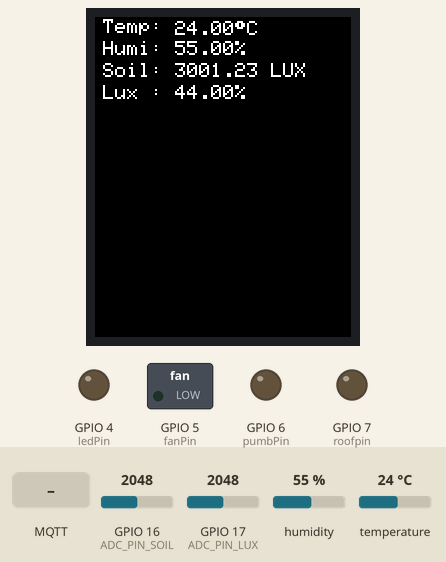
A sketch run on a simulated ESP32-S3. Parts: 128×160 colour display, switched loads named in the sketch (green lamp = pin HIGH), output pins drawn as LEDs (lit = HIGH). Inputs (shaded band) come from the test bench; at power-on: GPIO 16 (ADC_PIN_SOIL) = 2048, GPIO 17 (ADC_PIN_LUX) = 2048, humidity 55 %, temperature 24 °C. No MQTT or app messages arrive unless stated; what the sketch prints to the serial monitor is not drawn.

Above: at 5.6 s.
5.7 s: MQTT message "on_led" arrives on the first subscribed topic
At 6.6 s:
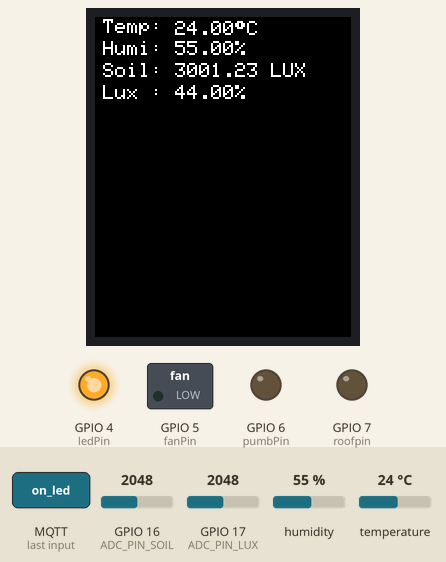
7.2 s: MQTT message "on_fan" arrives on the first subscribed topic
At 7.8 s:
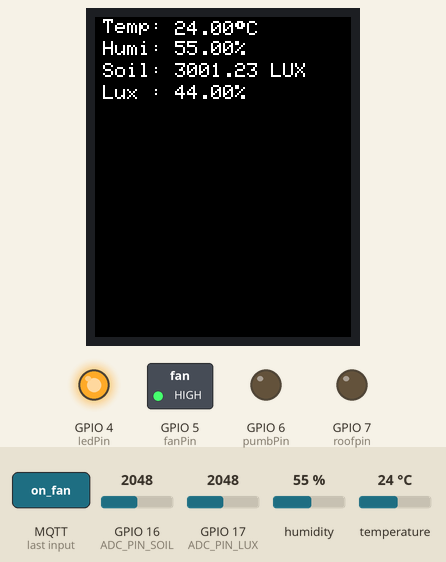
8.7 s: MQTT message "off_led" arrives on the first subscribed topic
At 9.9 s:
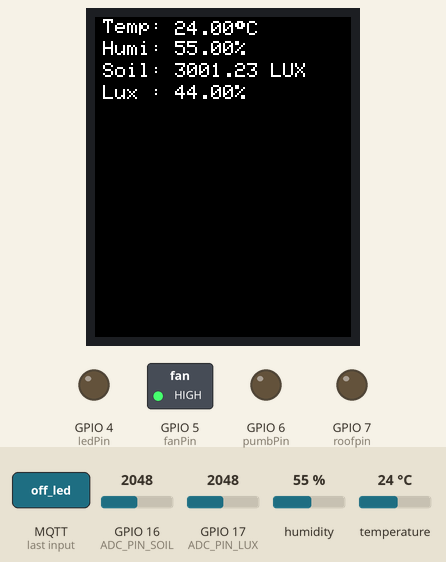
10.2 s: MQTT message "on_pumb" arrives on the first subscribed topic
At 11.3 s:
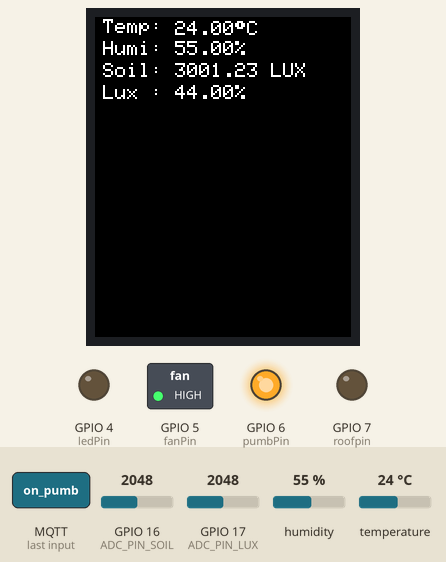
11.7 s: MQTT message "off_fan" arrives on the first subscribed topic
At 12.4 s:
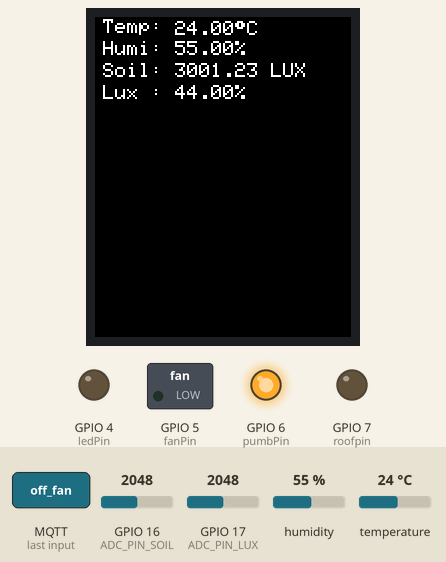
13.2 s: MQTT message "on_roof" arrives on the first subscribed topic
At 13.5 s:
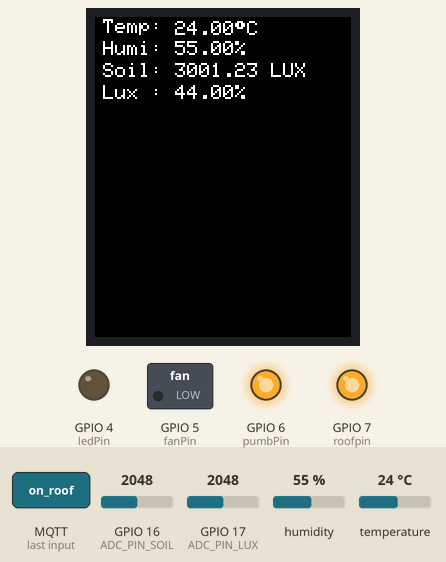
Timing chart, 0 to 15.7 s (numbered marks = the images above; inputs shaded):
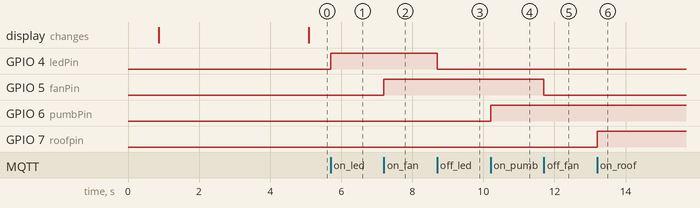

The sketch:

fianl_fucking_new_copy_20251225021341.ino
```cpp
#define TINY_GSM_MODEM_SIM7600

#include <PubSubClient.h>
#include <TinyGsmClient.h>
#include <Adafruit_AHTX0.h>
#include <Wire.h>
#include <Adafruit_ST7735.h>
#include <Adafruit_GFX.h>
#include <SPI.h>

#define SerialMon Serial

#define MODEM_RX 38
#define MODEM_TX 37
HardwareSerial SerialAT(1);

const char apn[]      = "v-internet";
const char gprsUser[] = "";
const char gprsPass[] = "";

const char* mqtt_server = "kiettong.freedynamicdns.org";
const int   mqtt_port   = 1883;

// ====== Topics ======
const char* topicCmd  = "esp32/output";
const char* tTemp     = "esp32/temperature";
const char* tHumi     = "esp32/humidity";
const char* tLux      = "esp32/lux";
const char* tSoil     = "esp32/soil";

TinyGsm modem(SerialAT);
TinyGsmClient gsmClient(modem);
PubSubClient mqtt(gsmClient);

#define TFT_CS   10
#define TFT_RST  3
#define TFT_DC   18
#define TFT_SCLK 13
#define TFT_MOSI 11
Adafruit_ST7735 tft = Adafruit_ST7735(TFT_CS, TFT_DC, TFT_MOSI, TFT_SCLK, TFT_RST);

Adafruit_AHTX0 aht;

const int ADC_PIN_LUX  = 17;
const int ADC_PIN_SOIL = 16;

const float LUX_MIN = 1.0f;
const float LUX_MAX = 6000.0f;
const int AirValue   = 2823;
const int WaterValue = 1081;

const int ledPin  = 4;
const int fanPin  = 5;
const int pumbPin = 6;
const int roofpin = 7;

unsigned long lastMsg = 0;
float temp1, humidity1, glux, gsoil;

float luxFromADC(int val) {
  float lux = (val / 4095.0f) * (LUX_MAX - LUX_MIN) + LUX_MIN;
  if (lux < LUX_MIN) lux = LUX_MIN;
  if (lux > LUX_MAX) lux = LUX_MAX;
  return lux;
}

int soilPercentFromADC(int val) {
  long p = map(val, AirValue, WaterValue, 0, 100);
  if (p < 0) p = 0;
  if (p > 100) p = 100;
  return (int)p;
}

void printText(const char* text, uint16_t color, int x, int y, int textSize) {
  tft.setCursor(x, y);
  tft.setTextColor(color);
  tft.setTextSize(textSize);
  tft.setTextWrap(false);
  tft.print(text);
}

void callback(char* topic, byte* message, unsigned int length) {
  String messageTemp;
  for (unsigned int i = 0; i < length; i++) messageTemp += (char)message[i];

  SerialMon.print("MQTT ["); SerialMon.print(topic); SerialMon.print("] ");
  SerialMon.println(messageTemp);

  if (String(topic) == topicCmd) {
    if (messageTemp == "on_led")      digitalWrite(ledPin, HIGH);
    else if (messageTemp == "off_led") digitalWrite(ledPin, LOW);
    else if (messageTemp == "on_fan")  digitalWrite(fanPin, HIGH);
    else if (messageTemp == "off_fan") digitalWrite(fanPin, LOW);
    else if (messageTemp == "on_pumb") digitalWrite(pumbPin, HIGH);
    else if (messageTemp == "off_pumb")digitalWrite(pumbPin, LOW);
    else if (messageTemp == "on_roof") digitalWrite(roofpin, HIGH);
    else if (messageTemp == "off_roof")digitalWrite(roofpin, LOW);
  }
}

bool ensureGprs() {
  if (!modem.isNetworkConnected()) {
    SerialMon.println("Waiting for network...");
    if (!modem.waitForNetwork(60000L)) return false;
    SerialMon.println("Network OK");
  }
  if (!modem.isGprsConnected()) {
    SerialMon.println("Connecting GPRS...");
    if (!modem.gprsConnect(apn, gprsUser, gprsPass)) return false;
    SerialMon.println("GPRS OK");
  }
  return true;
}

void reconnectMqtt() {
  while (!mqtt.connected()) {
    SerialMon.println("Attempting MQTT connection...");
    String clientId = "ESP32-A7680C-";
    clientId += String((uint32_t)ESP.getEfuseMac(), HEX);

    if (mqtt.connect(clientId.c_str())) {
      SerialMon.println("MQTT connected");
      mqtt.subscribe(topicCmd);
    } else {
      SerialMon.print("MQTT failed, rc=");
      SerialMon.println(mqtt.state());
      delay(3000);
    }
  }
}

void setup() {
  SerialMon.begin(115200);
  delay(200);
  SerialAT.begin(115200, SERIAL_8N1, MODEM_RX, MODEM_TX);
  delay(500);

  SerialMon.println("Restarting modem...");
  modem.restart();
  SerialMon.print("Modem Info: ");
  SerialMon.println(modem.getModemInfo());

  Wire.begin(8, 9);
  if (!aht.begin(&Wire)) {
    SerialMon.println("Could not find AHT30!");
    while (1) delay(10);
  }
  SerialMon.println("AHT30 found");

  // Outputs
  pinMode(ledPin, OUTPUT);  digitalWrite(ledPin, LOW);
  pinMode(fanPin, OUTPUT);  digitalWrite(fanPin, LOW);
  pinMode(pumbPin, OUTPUT); digitalWrite(pumbPin, LOW);
  pinMode(roofpin, OUTPUT); digitalWrite(roofpin, LOW);

  // TFT
  tft.initR(INITR_BLACKTAB);
  tft.fillScreen(ST7735_BLACK);
  printText("Temp: ", ST7735_WHITE, 4, 1, 1);
  printText("Humi: ", ST7735_WHITE, 4, 12, 1);
  printText("Soil: ", ST7735_WHITE, 4, 23, 1);
  printText("Lux : ", ST7735_WHITE, 4, 34, 1);

  // MQTT
  mqtt.setServer(mqtt_server, mqtt_port);
  mqtt.setCallback(callback);
}

void loop() {
  if (!ensureGprs()) {
    SerialMon.println("GPRS not ready, retry...");
    delay(2000);
    return;
  }

  if (!mqtt.connected()) reconnectMqtt();
  mqtt.loop();

  unsigned long now = millis();
  if (now - lastMsg > 5000) {
    lastMsg = now;

    sensors_event_t event_humidity, event_temp;
    aht.getEvent(&event_humidity, &event_temp);
    temp1 = event_temp.temperature;
    humidity1 = event_humidity.relative_humidity;

    int soilRaw = analogRead(ADC_PIN_SOIL);
    gsoil = soilPercentFromADC(soilRaw);
    int luxRaw = analogRead(ADC_PIN_LUX);
    glux = luxFromADC(luxRaw);

    char tempString[12];
    dtostrf(temp1, 1, 2, tempString);
    mqtt.publish(tTemp, tempString);

    tft.fillRect(40, 2, 120, 10, ST7735_BLACK);
    tft.setCursor(40, 2);
    tft.setTextColor(ST7735_WHITE);
    tft.setTextSize(1);
    tft.setTextWrap(false);
    tft.print(tempString);
    tft.print((char)247);
    tft.print("C");

    char humidityString[12];
    dtostrf(humidity1, 1, 2, humidityString);
    mqtt.publish(tHumi, humidityString);

    tft.fillRect(40, 12, 120, 10, ST7735_BLACK);
    tft.setCursor(40, 12);
    tft.setTextColor(ST7735_WHITE);
    tft.setTextSize(1);
    tft.setTextWrap(false);
    tft.print(humidityString);
    tft.print("%");


    char luxString[12];
    dtostrf(glux, 1, 2, luxString);
    mqtt.publish(tLux, luxString);

    tft.fillRect(40, 23, 120, 10, ST7735_BLACK);
    tft.setCursor(40, 23);
    tft.setTextColor(ST7735_WHITE);
    tft.setTextSize(1);
    tft.setTextWrap(false);
    tft.print(luxString);
    tft.print(" LUX");

    char soilString[12];
    dtostrf(gsoil, 1, 2, soilString);
    mqtt.publish(tSoil, soilString);

    tft.fillRect(40, 34, 120, 10, ST7735_BLACK);
    tft.setCursor(40, 34);
    tft.setTextColor(ST7735_WHITE);
    tft.setTextSize(1);
    tft.setTextWrap(false);
    tft.print(soilString);
    tft.print("%");

    SerialMon.print("T="); SerialMon.print(tempString);
    SerialMon.print(" H="); SerialMon.print(humidityString);
    SerialMon.print(" Lux="); SerialMon.print(luxString);
    SerialMon.print(" Soil="); SerialMon.println(soilString);
  }
}
```

Measured:
- after the input at 5.7 s, GPIO 4 (ledPin): LOW → HIGH at once
- after the input at 7.2 s, GPIO 5 (fanPin): LOW → HIGH at once
- after the input at 8.7 s, GPIO 4 (ledPin): HIGH → LOW at once
- after the input at 10.2 s, GPIO 6 (pumbPin): LOW → HIGH at once
- after the input at 11.7 s, GPIO 5 (fanPin): HIGH → LOW at once
- after the input at 13.2 s, GPIO 7 (roofpin): LOW → HIGH at once
